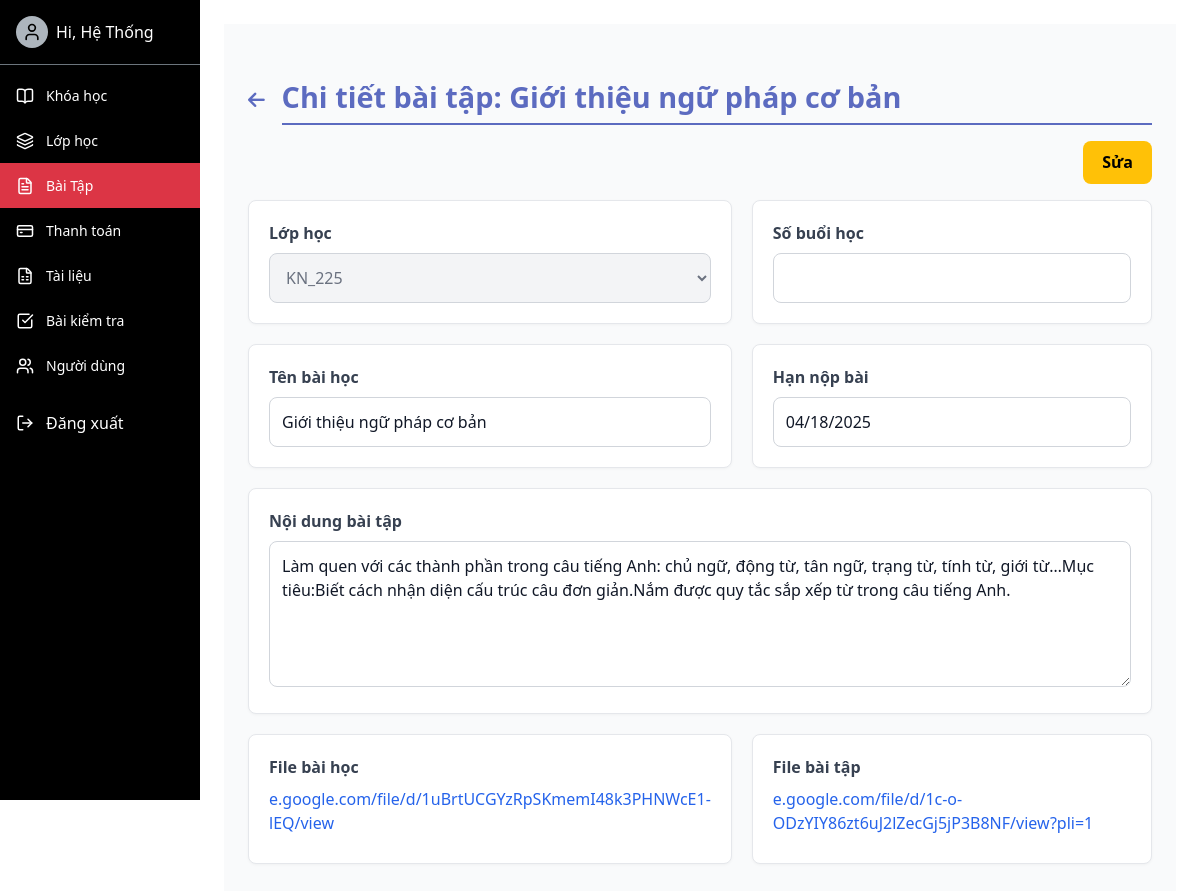
The app's page /exercise_admin/ql_baitap/xembt/1/ (signed in), older data.
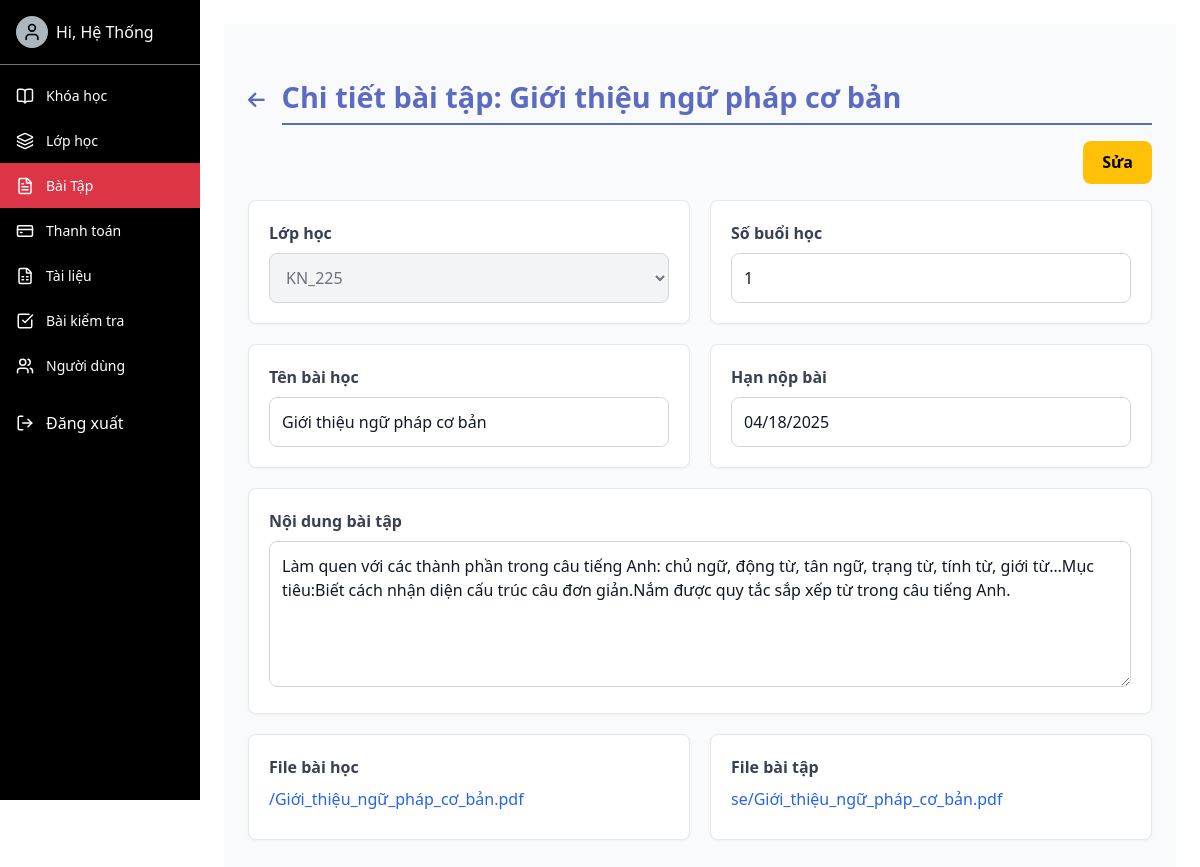
The same page, newer data.
### english/models.py (models this page shows, shortened)
class LESSON_DETAIL(models.Model):
    lessondetail_id = models.AutoField(primary_key=True)
    lesson = models.ForeignKey(LESSON, on_delete=models.CASCADE)
    classes = models.ForeignKey(CLASS, on_delete=models.CASCADE)
    date = models.DateField(null=True,blank=True)
    class Meta:
        db_table = 'LESSON_DETAIL'

class LESSON(models.Model):
    lesson_id = models.AutoField(primary_key=True)
    lesson_file = models.FileField(upload_to="media/lesson", max_length=200)  # Thay FileField bằng URLField
    exercise_file = models.FileField(upload_to="media/exercise", max_length=200)  # Thay FileField bằng URLField
    lesson_name = models.CharField(max_length=100, default="chua co")
    description = models.TextField(null=True, blank=True)
    course = models.ForeignKey(COURSE, on_delete=models.CASCADE)
    session_number = models.CharField(max_length=100, null=True)
    class Meta:
        db_table = 'LESSON'

class CLASS(models.Model):
    STATUS_CHOICES = [
        ('ongoing', 'Đang học'),
        ('starting', 'Đang bắt đầu'),
        ('finished', 'Đã kết thúc'),
    ]
    class_id = models.AutoField(primary_key=True)
    class_name = models.CharField(max_length=50)
    course = models.ForeignKey(COURSE, on_delete=models.CASCADE)
    begin_time = models.DateField()
    end_time = models.DateField()
    status = models.CharField(max_length=20, choices=STATUS_CHOICES)
    timetable = models.CharField(max_length=1000,null=True,blank=True)
    class Meta:
        db_table = 'CLASS'

class EXERCISE(models.Model):
    exercise_id = models.AutoField(primary_key=True)
    lessondetail = models.OneToOneField(LESSON_DETAIL, on_delete=models.CASCADE)
    duedate = models.DateField()
    class Meta:
        db_table = 'EXERCISE'

### exercise_admin/views.py (the view, shortened to what this page needs)
# urls.py: path('ql_baitap/xembt/<int:lesson_detail_id>/', views.xem_baitap, name='xem_baitap'),
@login_required
@user_passes_test(is_staff)
def xem_baitap(request, lesson_detail_id):
    lesson_detail = get_object_or_404(LESSON_DETAIL, pk=lesson_detail_id)
    try:
        exercise = lesson_detail.exercise
    except EXERCISE.DoesNotExist:
        exercise = None
    class_list = CLASS.objects.all()
    return render(request, 'xembt.html', {
        'lesson_detail': lesson_detail,
        'exercise': exercise,
        'class_list': class_list,
    })

### english/views.py (called while the page is built)
def is_staff(user):
    return user.groups.filter(name__in=['Admin', 'Teacher']).exists()

### exercise_admin/templates/xembt.html (shortened to what this page needs)
{% extends "base-admin.html" %}
{% load static %}
{% block content %}
<link rel="stylesheet" href="https://cdnjs.cloudflare.com/ajax/libs/font-awesome/6.7.2/css/all.min.css">
<div class="main-content-container">
    <div class="header-top">
        <a href="{% url 'admin_ql_baitap' %}" class="back-link">
            <i class="fa-solid fa-arrow-left" style="padding-top: 12px;"></i>
        </a>
        <div class="title-with-icon">
            <h2 class="lesson-title">Chi tiết bài tập: {{ lesson_detail.lesson.lesson_name }}</h2>
        </div>
    </div>
    <div style="text-align: right; margin-bottom: 1rem;">
        <button type="button" id="editBtn" class="action-button edit-button">Sửa</button>
    </div>
    <form method="post" enctype="multipart/form-data" id="lessonForm">
    <div class="info-container">
        <div class="info-row">
            <label for="class_selected">Lớp học</label>
            <select name="class_selected" id="class_selected" disabled required>
                {% for cls in class_list %}
                    <option value="{{ cls.pk }}" {% if lesson_detail.classes and lesson_detail.classes.pk == cls.pk %}selected{% endif %}>
                        {{ cls.class_name }}
                    </option>
                {% endfor %}
            </select>
        </div>
        <div class="info-row">
            <label for="session_number">Số buổi học</label>
            <input type="number" name="session_number" id="session_number" value="{{ lesson_detail.lesson.session_number }}" readonly min="1" required>
        </div>
        <div class="info-row">
            <label for="lesson_name">Tên bài học</label>
            <input type="text" name="lesson_name" id="lesson_name" value="{{ lesson_detail.lesson.lesson_name }}" readonly maxlength="255" required>
        </div>
        <div class="info-row">
            <label for="date">Hạn nộp bài</label>
            <input type="date" id="date" name="date" value="{{ lesson_detail.exercise.duedate|date:'Y-m-d' }}" readonly required>
        </div>
        <div class="info-row full">
            <label for="description">Nội dung bài tập</label>
            <textarea name="description" id="description" rows="5" readonly maxlength="2000" required>{{ lesson_detail.lesson.description }}</textarea>
        </div>
        <div class="info-row">
            <label>File bài học</label>
            {% if lesson_detail.lesson.lesson_file %}
                <a href="{{ lesson_detail.lesson.lesson_file.url }}" class="file-link" target="_blank" title="{{ lesson_detail.lesson.lesson_file.name }}">
                    {{ lesson_detail.lesson.lesson_file.name|slice:"12:" }}
                </a>
            {% else %}
                <span>Chưa có file</span>
            {% endif %}
        </div>
        <div class="info-row">
            <label>File bài tập</label>
            {% if lesson_detail.lesson.exercise_file %}
                <a href="{{ lesson_detail.lesson.exercise_file.url }}" class="file-link" target="_blank" title="{{ lesson_detail.lesson.exercise_file.name }}">
                    {{ lesson_detail.lesson.exercise_file.name|slice:"12:" }}
                </a>
            {% else %}
                <span>Chưa có file</span>
            {% endif %}
        </div>
    </div>
</form>
</div>
{% endblock %}

Row changes from the older to the newer data that the page shows:
changed LESSON_DETAIL "Giới thiệu ngữ pháp cơ bản": session_number (not shown) → "1"; lesson.lesson_file.name "e.google.com/file/d/1uBrtUCGYzRpSKmemI48k3PHNWcE1-lEQ/view" → "/Giới_thiệu_ngữ_pháp_cơ_bản.pdf"; lesson.exercise_file.name "e.google.com/file/d/1c-o-ODzYIY86zt6uJ2lZecGj5jP3B8NF/view?pli=1" → "se/Giới_thiệu_ngữ_pháp_cơ_bản.pdf"
